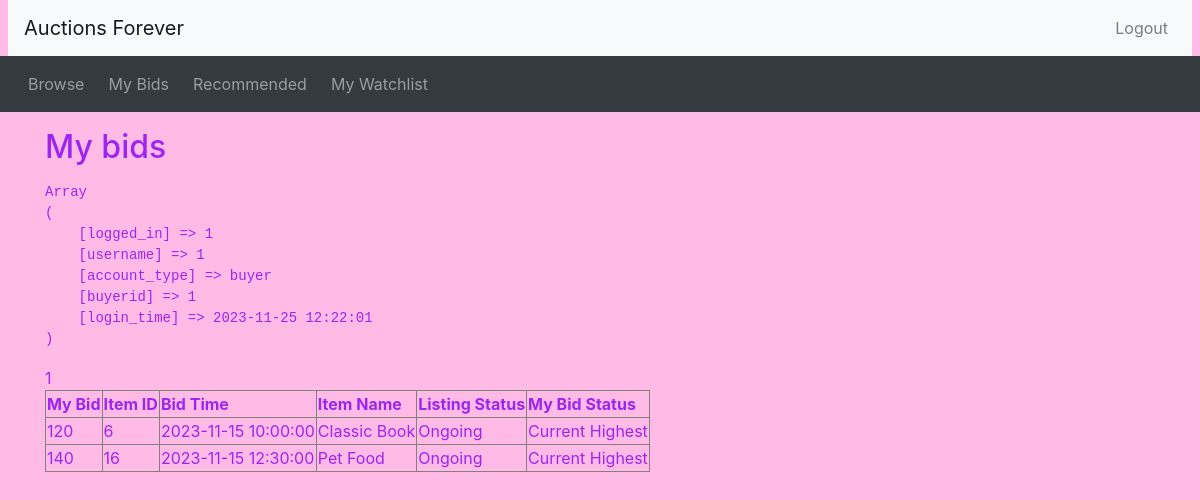
Screenshot of /mybids.php (signed in) with the database file from the repository.
### tables this page shows
CREATE TABLE `Bid` (
  `BidID` int(4) NOT NULL,
  `BuyerID` int(4) NOT NULL,
  `ItemAuctionID` int(4) NOT NULL,
  `BidTime` datetime NOT NULL,
  `BidAmount` int(11) NOT NULL
);

CREATE TABLE `AuctionItem` (
  `ItemAuctionID` int(4) NOT NULL AUTO_INCREMENT,
  `Title` text NOT NULL,
  `SellerID` int(4) NOT NULL,
  `CategoryID` int(4) NOT NULL,
  `Description` text NOT NULL,
  `StartingPrice` int(11) NOT NULL,
  `ReservePrice` int(11) NOT NULL,
  `EndDate` datetime NOT NULL,
  PRIMARY KEY (`ItemAuctionID`)
);

### mybids.php (the view, shortened to what this page needs)
<?php include_once("header.php")?>
<div class="container">
<h2 class="my-3">My bids</h2>
<?php
  include 'db_connect.php';
  if (session_status() == PHP_SESSION_ACTIVE) {
    echo "<pre>";
    print_r($_SESSION);
    echo "</pre>";
  } else {
      echo "Session is not active, cannot print session variables";
  }
  echo $buyerid = $_SESSION['buyerid'];
?>
  <table>
          <tbody>
          <?php
                   $mybids_query = "SELECT Bid.BidAmount, Bid.ItemAuctionID, Bid.BidTime, AuctionItem.Title, AuctionItem.EndDate, AuctionItem.ReservePrice, Bid.BuyerID FROM Bid JOIN AuctionItem ON Bid.ItemAuctionID = AuctionItem.ItemAuctionID;";
                   $result = $connection->query($mybids_query);
                   if ($result !== false && $result->num_rows > 0) {
                    echo "<table border='1'>";
                    echo "<tr><th>My Bid</th><th>Item ID</th><th>Bid Time</th><th>Item Name</th><th>Listing Status</th><th>My Bid Status</th></tr>";
                    while ($row = $result->fetch_assoc()) {
                      if ($buyerid == $row['BuyerID']) {
                          $listingStatus = ($row["BidTime"] < $row["EndDate"]) ? "Ongoing" : "Ended";
                          $item_id = $row["ItemAuctionID"];
                          $highestbid_query = "SELECT MAX(BidAmount) FROM Bid WHERE ItemAuctionID = $item_id;";
                          $result2 = $connection->query($highestbid_query);
                          $highestBidRow = $result2->fetch_assoc();
                          $highestBid = $highestBidRow["MAX(BidAmount)"];
                          if ($listingStatus == "Ended" && $highestBid < $row["ReservePrice"]) {
                            $bidStatus = "Reserve not met, item not sold :(";
                          } elseif ($listingStatus == "Ended" && $highestBid >= $row["ReservePrice"]) {
                            $bidStatus = "YOU ARE THE WINNER";
                          } elseif ($listingStatus == "Ongoing" && $row["BidAmount"] >= $highestBid) {
                            $bidStatus = "Current Highest";
                          } else {$bidStatus = " ";}
                            echo "<tr>";
                            echo "<td>" . $row["BidAmount"] . "</td>";
                            echo "<td>" . $row["ItemAuctionID"] . "</td>";
                            echo "<td>" . $row["BidTime"] . "</td>";
                            echo "<td>" . $row["Title"] . "</td>";
                            echo "<td>" . $listingStatus . "</td>";
                            echo "<td>" . $bidStatus . "</td>";
                            echo "</tr>";
                      }
                    }
                        echo "</table>";
                    } else {
                        echo "0 results";
                    }
            ?>
          </tbody>
      </table>
<?php include_once("footer.php")?>

### css/custom.css (style rules this page uses)
body, body * { color: rgb(158, 36, 240); }
body { color: rgb(255, 186, 230); background-color: rgb(255, 186, 230); }

### header.php (style rules this page uses)
body, body * { color: rgb(158, 36, 240); }
body { color: rgb(255, 186, 230); background-color: rgb(255, 186, 230); }

### rows the page displays
bid: BidAmount "120", ItemAuctionID "6", BidTime "2023-11-15 10:00:00", ItemAuctionID.Title "Classic Book", BidTime.EndDate "Ongoing", bidStatus "Current Highest"
bid: BidAmount "140", ItemAuctionID "16", BidTime "2023-11-15 12:30:00", ItemAuctionID.Title "Pet Food", BidTime.EndDate "Ongoing", bidStatus "Current Highest"

### other values shown
$buyerid = $_SESSION['buyerid'] "1"
